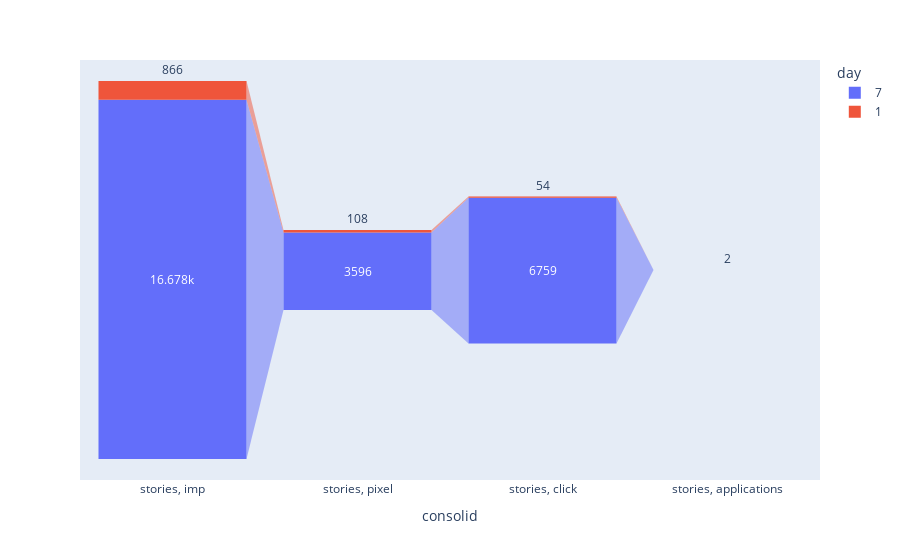

Here is the notebook cell this chart was saved with:
### Code cell
fig = px.funnel(
                df_funnel_stories, x='consolid', y='clients',
                color = 'day'
                )
fig.show()

### Figure 1 — Plotly figure (JSON) as saved in the notebook; plotly's stock layout.template omitted (floating-point values rounded to 4 significant figures)
{"data": [{"hovertemplate": "day=7<br>consolid=%{x}<br>clients=%{y}<extra></extra>", "legendgroup": "7", "marker": {"color": "#636efa"}, "name": "7", "orientation": "v", "showlegend": true, "type": "funnel", "x": ["stories, imp", "stories, pixel", "stories, click", "stories, applications"], "xaxis": "x", "y": [16678, 3596, 6759, 8], "yaxis": "y"}, {"hovertemplate": "day=1<br>consolid=%{x}<br>clients=%{y}<extra></extra>", "legendgroup": "1", "marker": {"color": "#EF553B"}, "name": "1", "orientation": "v", "showlegend": true, "type": "funnel", "x": ["stories, imp", "stories, pixel", "stories, click", "stories, applications"], "xaxis": "x", "y": [866, 108, 54, 2], "yaxis": "y"}], "layout": {"legend": {"title": {"text": "day"}, "tracegroupgap": 0}, "margin": {"t": 60}, "xaxis": {"anchor": "y", "domain": [0, 1], "title": {"text": "consolid"}}, "yaxis": {"anchor": "x", "domain": [0, 1], "title": {"text": "clients"}}}}
